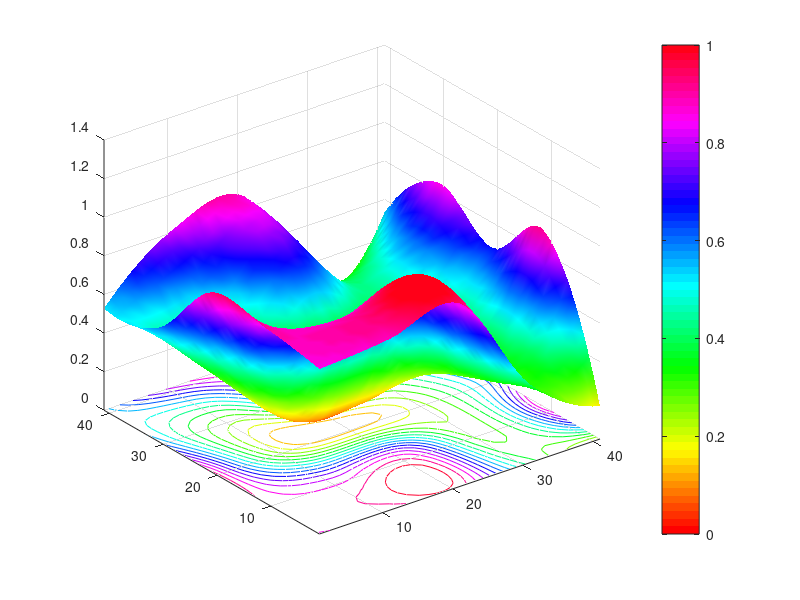

Recreate this plot in MATLAB.
%Homework2_Q3 Halil ?brahim KIRLI 090130315
%a.
    Z0 = rand(5);
%b.
    [X0, Y0] = meshgrid(1:5,1:5);
%c.    
    [X1, Y1] = meshgrid(1:0.1:5,1:0.1:5);
%d.    
    Z1 = interp2(X0,Y0,Z0,X1,Y1,'cubic');
%e.        
    surf(Z1)
    colormap(hsv)
    shading INTERP
%f.
    hold on
    contour(Z1,15)
%g.    
    hold on
    colorbar('EastOutside')
%h.
    caxis([0,1])